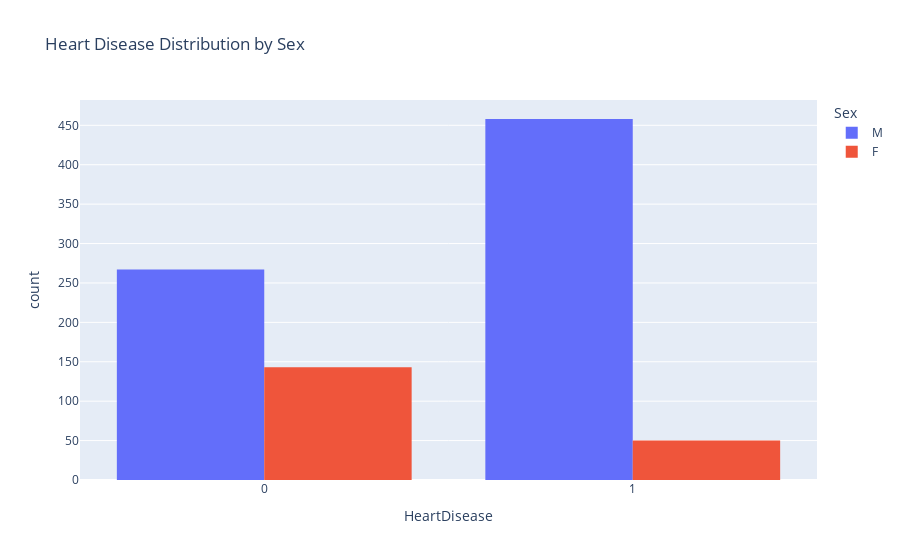

Notebook cell for this chart:
### Code cell
fig = px.histogram(df, x = "HeartDisease", color = "Sex",hover_data=df.columns, title = "Heart Disease Distribution by Sex", barmode="group")
fig.show()

### Figure 1 — Plotly figure (JSON) as saved in the notebook; plotly's stock layout.template omitted (floating-point values rounded to 4 significant figures; data arrays with more than 128 entries replaced by an {"elided": "..."} marker saying what was removed)
{"data": [{"alignmentgroup": "True", "bingroup": "x", "hovertemplate": "Sex=M<br>HeartDisease=%{x}<br>count=%{y}<extra></extra>", "legendgroup": "M", "marker": {"color": "#636efa", "pattern": {"shape": ""}}, "name": "M", "offsetgroup": "M", "orientation": "v", "showlegend": true, "type": "histogram", "x": {"elided": "725 int values"}, "xaxis": "x", "yaxis": "y"}, {"alignmentgroup": "True", "bingroup": "x", "hovertemplate": "Sex=F<br>HeartDisease=%{x}<br>count=%{y}<extra></extra>", "legendgroup": "F", "marker": {"color": "#EF553B", "pattern": {"shape": ""}}, "name": "F", "offsetgroup": "F", "orientation": "v", "showlegend": true, "type": "histogram", "x": {"elided": "193 int values"}, "xaxis": "x", "yaxis": "y"}], "layout": {"barmode": "group", "legend": {"title": {"text": "Sex"}, "tracegroupgap": 0}, "title": {"text": "Heart Disease Distribution by Sex"}, "xaxis": {"anchor": "y", "domain": [0, 1], "title": {"text": "HeartDisease"}}, "yaxis": {"anchor": "x", "domain": [0, 1], "title": {"text": "count"}}}}
